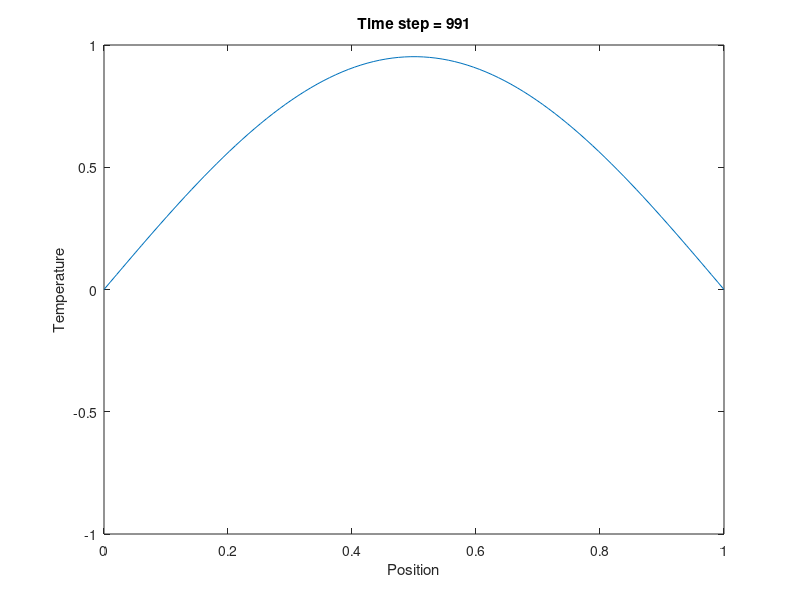

Write MATLAB code to recreate this figure.
% Parameters
L = 1;          % Length of the rod
T = 0.5;        % Total time
Nx = 100;       % Number of spatial grid points
Nt = 1000;      % Number of time steps
alpha = 0.01;   % Thermal diffusivity

dx = L / (Nx - 1);
dt = T / Nt;
x = linspace(0, L, Nx)';
u = zeros(Nx, Nt); % Temperature distribution

% Initial condition
u(:,1) = sin(pi * x);

% Boundary conditions
u(1,:) = 0;     % Left boundary
u(Nx,:) = 0;    % Right boundary

% Main loop
for n = 1:Nt-1
    % Compute the temperature distribution at the next time step
    for i = 2:Nx-1
        u(i,n+1) = u(i,n) + alpha * dt / dx^2 * (u(i+1,n) - 2 * u(i,n) + u(i-1,n));
    end
end

% Plotting
figure;
for n = 1:10:Nt
    plot(x, u(:,n));
    title(['Time step = ', num2str(n)]);
    xlabel('Position');
    ylabel('Temperature');
    ylim([-1, 1]);  % Adjust the y-axis limits if needed
    pause(0.1);     % Pause to show the plot
end
